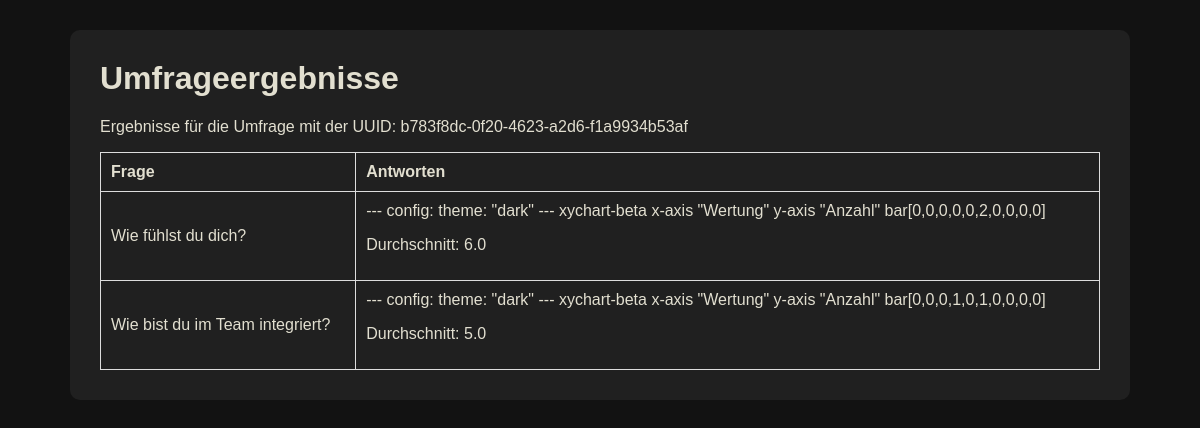
/results?uuid=b783f8dc-0f20-4623-a2d6-f1a9934b53af, run on the app's committed database.
### tables this page shows
CREATE TABLE questions (id INTEGER PRIMARY KEY, question TEXT, low TEXT, high TEXT, category TEXT);

### app.py (the view)
@app.route('/results', methods=['GET'])
def results():
    survey_uuid = request.args.get('uuid')
    if survey_uuid:
        survey = model.get_survey_by_uuid(survey_uuid)
        if survey:
            question_ids = survey['questions'].split(',')
            questions = model.get_questions_by_ids(question_ids)
            weighted_answers = model.get_weighted_answers_by_survey_uuid(survey_uuid)
            average_answers = model.get_aggregated_answers_by_survey_uuid(survey_uuid)
            return render_template('results.html', questions=questions, weighted_answers=weighted_answers, average_answers=average_answers, survey_uuid=survey_uuid)
    return "Survey not found", 404

### model.py (called while the page is built)
def get_survey_by_uuid(uuid: str) -> dict:
    conn = sqlite3.connect('database.db')
    c = conn.cursor()
    c.execute('SELECT * FROM surveys WHERE uuid = ?', (uuid,))
    survey = c.fetchone()
    conn.close()
    if survey:
        return {'id': survey[0], 'uuid': survey[1], 'questions': survey[2], 'timestamp': survey[3]}
    return None

def get_questions_by_ids(ids: list[str]) -> list[dict]:
    conn = sqlite3.connect('database.db')
    c = conn.cursor()
    placeholders = ','.join('?' for _ in ids)
    c.execute(f'SELECT * FROM questions WHERE id IN ({placeholders})', ids)
    questions = c.fetchall()
    conn.close()
    return [{'id': q[0], 'question': q[1], 'low': q[2], 'high': q[3], 'category': q[4]} for q in questions]

def get_aggregated_answers_by_survey_uuid(survey_uuid: str) -> list[dict]:
    conn = sqlite3.connect('database.db')
    c = conn.cursor()
    c.execute('SELECT question_id, AVG(value) FROM answers WHERE survey_id = ? GROUP BY question_id', (survey_uuid,))
    answers = c.fetchall()
    conn.close()
    return {a[0]: a[1] for a in answers}

def get_weighted_answers_by_survey_uuid(survey_uuid: str) -> list[dict]:
    conn = sqlite3.connect('database.db')
    c = conn.cursor()
    c.execute('SELECT question_id, value FROM answers WHERE survey_id = ?', (survey_uuid,))
    answers = c.fetchall()
    weighted_answers = {}
    for question_id, value in answers:
        if question_id not in weighted_answers:
            weighted_answers[question_id] = [0] * 10  # Array mit 10 Einträgen für Antworten von 1 bis 10
        weighted_answers[question_id][value - 1] += 1  # Erhöhe die Häufigkeit der gegebenen Antwort
    return weighted_answers

### templates/results.html (shortened to what this page needs)
<!DOCTYPE html>
<html lang="de">
<head>
    <link rel="stylesheet" href="{{ url_for('static', filename='style.css') }}">
</head>
<body>
    <div class="container">
        <h1>Umfrageergebnisse</h1>
        <p>Ergebnisse für die Umfrage mit der UUID: {{ survey_uuid }}</p>
        {% if questions and weighted_answers %}
        <table>
            <thead>
                <tr>
                    <th>Frage</th>
                    <th>Antworten</th>
                </tr>
            </thead>
            <tbody>
                {% for question in questions %}
                <tr>
                    <td>{{ question.question }}</td>
                    <td>
                        <div class="mermaid">
                            ---
                            config:
                                theme: "dark"
                            ---
                            xychart-beta
                                x-axis "Wertung"
                                y-axis "Anzahl"
                                bar[{% for i in range(10) %}{{ weighted_answers[question.id][i] }}{% if not loop.last %},{% endif %}{% endfor %}]
                        </div>
                        <p>Durchschnitt: {{ average_answers[question.id] }}</p>
                    </td>
                </tr>
                {% endfor %}
            </tbody>
        </table>
        {% else %}
        <p>Keine Ergebnisse gefunden.</p>
        {% endif %}
    </div>
</body>
</html>

### static/style.css (style rules this page uses)
body { font-family: Arial, sans-serif; margin: 0; padding: 20px; background-color: #121212; color: #E2DFD0; box-sizing: border-box; }
h1, h2, h3, h4, h5, h6 { margin-top: 0; }
table { width: 100%; border-collapse: collapse; }
table, th, td { border: 1px solid #ddd; }
table th, table td { padding: 10px; text-align: left; }
.container { width: 1000px; margin: 10px auto 50px; background-color: #202020; padding: 30px; border-radius: 10px; }

### data on the page
questions: question "Wie fühlst du dich?", weighted_answers "0" "0" "0" "0" "0" "2" "0" "0" "0" "0", average_answers "6.0"
questions: question "Wie bist du im Team integriert?", weighted_answers "0" "0" "0" "1" "0" "1" "0" "0" "0" "0", average_answers "5.0"

### other printed values
{{ survey_uuid }} "b783f8dc-0f20-4623-a2d6-f1a9934b53af"
